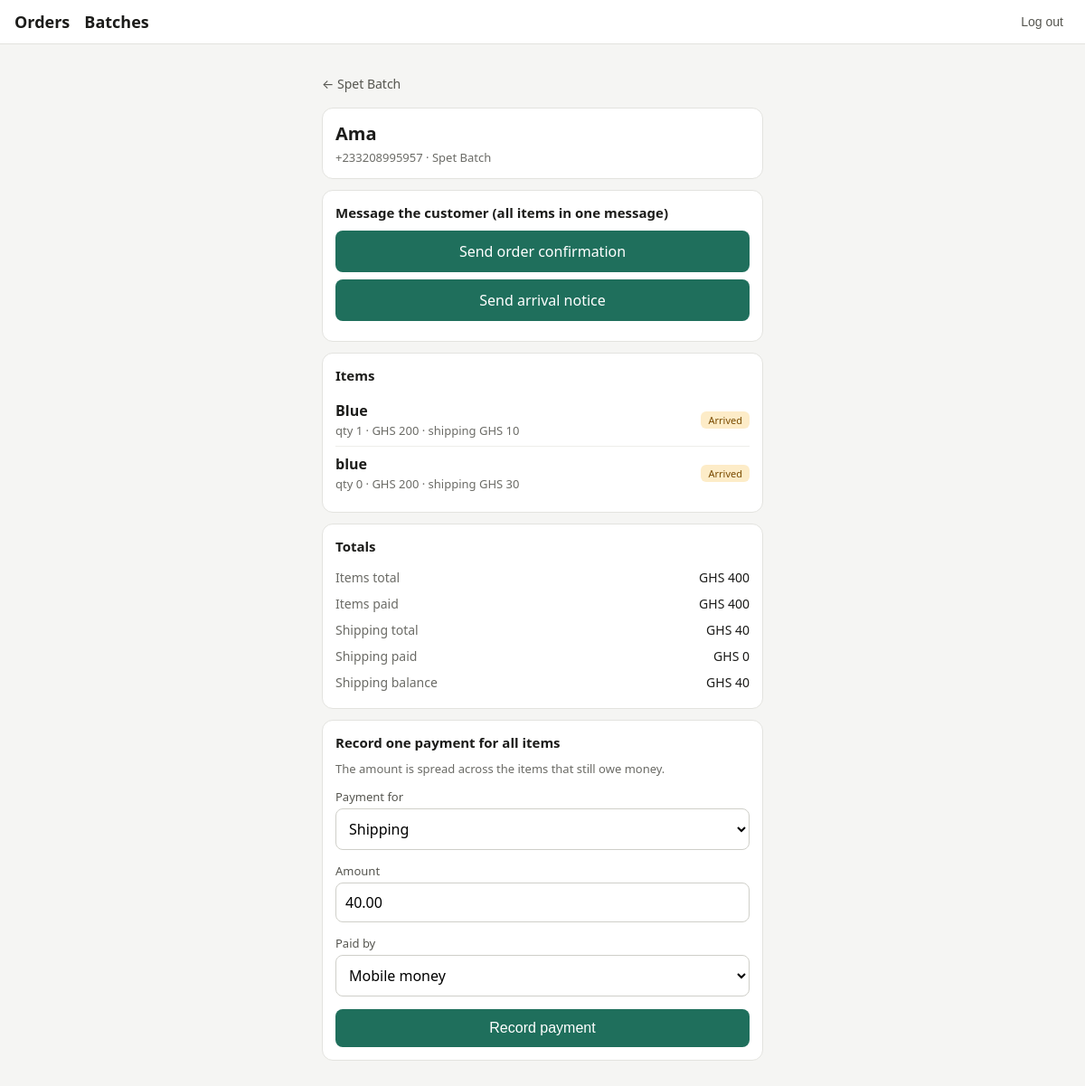
The page /batches/2/customers/1/ (signed in) on the database its author committed.
### orders/models.py (models this page shows, shortened)
class Batch(models.Model):
    class Source(models.TextChoices):
        CHINA = "china", "China"
        NIGERIA = "nigeria", "Nigeria"
    class Status(models.TextChoices):
        ORDERING = "ordering", "Ordering"
        SHIPPED = "shipped", "Shipped"
        ARRIVED = "arrived", "Arrived in Ghana"
        CLOSED = "closed", "Closed"
    source = models.CharField(max_length=10, choices=Source.choices)
    label = models.CharField(max_length=80)
    status = models.CharField(
        max_length=10, choices=Status.choices, default=Status.ORDERING
    )
    shipped_on = models.DateField(null=True, blank=True)
    arrived_on = models.DateField(null=True, blank=True)
    freight_total = models.DecimalField(
        max_digits=12,
        decimal_places=2,
        null=True,
        blank=True,
        help_text="What the shipping agent charged for this batch, in cedis.",
    )
    freight_currency = models.CharField(
        max_length=3, choices=Currency.choices, default=Currency.GHS
    )
    freight_margin_percent = models.DecimalField(
        max_digits=5,
        decimal_places=2,
        default=0,
        blank=True,
        help_text="Optional extra added on top of the agent's bill when splitting it.",
    )
    exchange_rate = models.DecimalField(
        max_digits=12,
        decimal_places=6,
        null=True,
        blank=True,
        help_text="Units of the cost currency per 1 cedi (China batches: yuan per 1 cedi, Nigeria batches: naira per 1 cedi). Used for every order in the batch.",
    )
    class Meta:
        ordering = ["-id"]
        verbose_name_plural = "batches"

class Customer(models.Model):
    name = models.CharField(max_length=120, blank=True)
    phone = models.CharField(max_length=20, unique=True)
    notes = models.TextField(blank=True)
    created_at = models.DateTimeField(auto_now_add=True)
    class Meta:
        ordering = ["name", "phone"]

class Order(models.Model):
    class SourceType(models.TextChoices):
        CHINA_PREORDER = "china_preorder", "China preorder"
        NIGERIA_PREORDER = "nigeria_preorder", "Nigeria preorder"
        NIGERIA_STOCK = "nigeria_stock", "Nigeria stock"
    class Stage(models.TextChoices):
        REQUESTED = "requested", "Requested"
        QUOTED = "quoted", "Quoted"
        PAID = "paid", "Paid"
        PURCHASED = "purchased", "Purchased"
        IN_TRANSIT = "in_transit", "In transit"
        ARRIVED = "arrived", "Arrived"
        SHIPPING_PAID = "shipping_paid", "Shipping paid"
        DELIVERED = "delivered", "Delivered"
    customer = models.ForeignKey(
        Customer, on_delete=models.PROTECT, related_name="orders"
    )
    address = models.ForeignKey(
        Address, on_delete=models.SET_NULL, null=True, blank=True, related_name="orders"
    )
    batch = models.ForeignKey(
        Batch, on_delete=models.SET_NULL, null=True, blank=True, related_name="orders"
    )
    source_type = models.CharField(max_length=20, choices=SourceType.choices)
    item_notes = models.TextField(blank=True, help_text="Colour, variant, etc.")
    quantity = models.PositiveIntegerField(default=1)
    quoted_price = models.DecimalField(
        max_digits=12, decimal_places=2, null=True, blank=True
    )
    currency = models.CharField(
        max_length=3, choices=Currency.choices, default=Currency.GHS
    )
    cost = models.DecimalField(max_digits=12, decimal_places=2, null=True, blank=True)
    cost_currency = models.CharField(
        max_length=3, choices=Currency.choices, default=Currency.GHS
    )
    exchange_rate = models.DecimalField(
        max_digits=12,
        decimal_places=6,
        null=True,
        blank=True,
        help_text="Optional override: units of the cost currency per 1 cedi. Leave empty to use the batch's exchange rate.",
    )
    size_band = models.ForeignKey(
        SizeBand, on_delete=models.SET_NULL, null=True, blank=True
    )
    shipping_fee = models.DecimalField(
        max_digits=12, decimal_places=2, null=True, blank=True
    )
    stage = models.CharField(
        max_length=15, choices=Stage.choices, default=Stage.REQUESTED
    )
    is_cancelled = models.BooleanField(default=False)
    created_at = models.DateTimeField(auto_now_add=True)
    delivered_on = models.DateField(null=True, blank=True)
    objects = OrderQuerySet.as_manager()
    class Meta:
        ordering = ["-created_at"]
        indexes = [models.Index(fields=["stage"])]
    def paid_total(self, kind):
        total = self.payments.filter(kind=kind, currency=self.currency).aggregate(
            t=Sum("amount")
        )["t"]
        return total or Decimal("0")

### orders/views.py (the view, shortened to what this page needs)
@login_required
def batch_customer(request, pk, customer_pk):
    batch = get_object_or_404(Batch, pk=pk)
    orders = list(
        batch.orders.active()
        .filter(customer_id=customer_pk)
        .select_related("customer", "address", "batch")
        .prefetch_related("payments")
        .order_by("created_at")
    )
    if not orders:
        raise Http404("No orders for this customer in this batch.")
    customer = orders[0].customer
    totals = group_totals(orders)
    initial = {}
    if totals["shipping_balance"] > 0:
        initial = {"kind": Payment.Kind.SHIPPING, "amount": totals["shipping_balance"]}
    elif totals["item_balance"] > 0:
        initial = {"kind": Payment.Kind.ITEM, "amount": totals["item_balance"]}
    form = PaymentForm(initial=initial)
    priced = [
        o for o in orders if o.quoted_price and o.stage != Order.Stage.DELIVERED
    ]
    arrived = [
        o
        for o in orders
        if o.shipping_fee is not None
        and o.stage in (Order.Stage.ARRIVED, Order.Stage.SHIPPING_PAID)
    ]
    context = {
        "batch": batch,
        "customer": customer,
        "orders": orders,
        "totals": totals,
        "form": form,
        "can_pay": totals["item_balance"] > 0 or totals["shipping_balance"] > 0,
        "confirmation_link": (
            group_confirmation_link(batch, customer, orders) if priced else None
        ),
        "arrival_link": group_arrival_link(batch, customer, orders) if arrived else None,
    }
    return render(request, "orders/batch_customer.html", context)

### orders/forms.py (shortened to what this page needs)
class PaymentForm(forms.ModelForm):
    class Meta:
        model = Payment
        fields = ["kind", "amount", "method"]
        labels = {"kind": "Payment for", "amount": "Amount", "method": "Paid by"}

### orders/grouping.py (called while the page is built)
def group_totals(orders):
    item_total = sum((o.quoted_price for o in orders if o.quoted_price), ZERO)
    item_paid = sum(
        (o.paid_total(Payment.Kind.ITEM) for o in orders if o.quoted_price), ZERO
    )
    shipping_total = sum(
        (o.shipping_fee for o in orders if o.shipping_fee is not None), ZERO
    )
    shipping_paid = sum(
        (o.paid_total(Payment.Kind.SHIPPING) for o in orders if o.shipping_fee is not None),
        ZERO,
    )
    return {
        "item_total": item_total,
        "item_paid": item_paid,
        "item_balance": max(item_total - item_paid, ZERO),
        "shipping_total": shipping_total,
        "shipping_paid": shipping_paid,
        "shipping_balance": max(shipping_total - shipping_paid, ZERO),
    }

### orders/models.py (called while the page is built)
    def active(self):
        return self.filter(is_cancelled=False)

### orders/whatsapp.py (called while the page is built)
def money(amount):
    return f"{Decimal(amount):,.2f}"

def _customer_first_name(customer):
    name = customer.name.strip()
    return name.split()[0] if name else "there"

def _item_line(order):
    notes = " ".join(order.item_notes.split()) or "your item"
    return f"{notes} (qty {order.quantity})"

def _signoff():
    return f"\n{BUSINESS_NAME}" if BUSINESS_NAME else ""

def _link_to(phone, text):
    return f"https://wa.me/{phone.lstrip('+')}?text={quote(text, safe='')}"

def _distinct_addresses(orders):
    return {o.address.details for o in orders if o.address}

def group_confirmation_link(batch, customer, orders):
    return _link_to(customer.phone, group_confirmation_message(batch, customer, orders))

def group_arrival_link(batch, customer, orders):
    return _link_to(customer.phone, group_arrival_message(batch, customer, orders))

### orders/templates/orders/batch_customer.html (shortened to what this page needs)
{% extends "orders/base.html" %}
{% block content %}
<p><a class="back" href="{% url 'batch_detail' batch.pk %}">&larr; {{ batch.label }}</a></p>
<div class="card">
  <h1>{{ customer.name|default:customer.phone }}</h1>
  <div class="muted">{{ customer.phone }} · {{ batch.label }}</div>
</div>
{% if confirmation_link or arrival_link %}
  <div class="card">
    <h2>Message the customer (all items in one message)</h2>
    {% if confirmation_link %}<a class="primary wa" href="{{ confirmation_link }}" target="_blank" rel="noopener">Send order confirmation</a>{% endif %}
    {% if arrival_link %}<a class="primary wa" href="{{ arrival_link }}" target="_blank" rel="noopener">Send arrival notice</a>{% endif %}
  </div>
{% endif %}
<div class="card">
  <h2>Items</h2>
  {% for order in orders %}
    <a class="item" href="{% url 'order_detail' order.pk %}">
      <div>
        <strong>{{ order.item_notes|truncatechars:40|default:"No notes" }}</strong>
        <div class="muted">qty {{ order.quantity }}{% if order.quoted_price %} · GHS {{ order.quoted_price|floatformat:"-2" }}{% endif %}{% if order.shipping_fee is not None %} · shipping GHS {{ order.shipping_fee|floatformat:"-2" }}{% endif %}</div>
      </div>
      <span class="badge s-{{ order.stage }}">{{ order.get_stage_display }}</span>
    </a>
  {% endfor %}
</div>
<div class="card">
  <h2>Totals</h2>
  <div class="kv"><span>Items total</span><span>GHS {{ totals.item_total|floatformat:"-2" }}</span></div>
  <div class="kv"><span>Items paid</span><span>GHS {{ totals.item_paid|floatformat:"-2" }}</span></div>
  {% if totals.shipping_total %}
    <div class="kv"><span>Shipping total</span><span>GHS {{ totals.shipping_total|floatformat:"-2" }}</span></div>
    <div class="kv"><span>Shipping paid</span><span>GHS {{ totals.shipping_paid|floatformat:"-2" }}</span></div>
    {% if totals.shipping_balance %}<div class="kv"><span>Shipping balance</span><span>GHS {{ totals.shipping_balance|floatformat:"-2" }}</span></div>{% endif %}
  {% endif %}
</div>
{% if can_pay %}
  <div class="card">
    <h2>Record one payment for all items</h2>
    <p class="muted">The amount is spread across the items that still owe money.</p>
    <form method="post">
      {% include "orders/_fields.html" with form=form %}
      <button type="submit">Record payment</button>
    </form>
  </div>
{% endif %}
{% endblock %}

### orders/templates/orders/base.html (style rules this page uses)
* { box-sizing: border-box; }
body { margin: 0; font-family: system-ui, -apple-system, "Segoe UI", Roboto, sans-serif; background: #f5f5f3; color: #1c1c1a; }
h1 { font-size: 20px; margin: 4px 0 16px; }
.muted { color: #6b6b66; font-size: 13px; margin-top: 2px; }
input, select, textarea { width: 100%; padding: 10px; font-size: 16px; border: 1px solid #cfcfc9; border-radius: 8px; background: #fff; font-family: inherit; }
button, .primary { display: block; width: 100%; padding: 12px; font-size: 16px; border: 0; border-radius: 8px; background: #1f6f5c; color: #fff; text-align: center; text-decoration: none; cursor: pointer; }
.badge { font-size: 11px; padding: 2px 8px; border-radius: 6px; background: #e8e8e4; color: #55554f; white-space: nowrap; }
.s-arrived { background: #fdecc8; color: #7a4b00; }

### orders/templates/orders/batch_customer.html (style rules this page uses)
.back { color: #55554f; text-decoration: none; font-size: 14px; }
.card { background: #fff; border: 1px solid #e3e3df; border-radius: 12px; padding: 14px; margin: 12px 0; }
.card h2 { font-size: 15px; margin: 0 0 10px; }
.card h1 { margin: 0 0 4px; }
.kv { display: flex; justify-content: space-between; padding: 5px 0; font-size: 14px; }
.kv span:first-child { color: #6b6b66; }
.item { display: flex; gap: 10px; align-items: center; justify-content: space-between; padding: 8px 0; border-bottom: 1px solid #eeeeea; color: inherit; text-decoration: none; }
.item:last-child { border-bottom: 0; }
.wa { margin-bottom: 8px; }

### rows shown on the page
Batch: label "Spet Batch"
Customer: name "Ama", phone "+233208995957"
Order: item_notes "Blue", quantity "1", quoted_price "200", shipping_fee "10", stage "Arrived"
Order: item_notes "blue", quantity "0", quoted_price "200", shipping_fee "30", stage "Arrived"

### other values the page prints
{{ totals.item_total|floatformat:"-2" }} "400"
{{ totals.item_paid|floatformat:"-2" }} "400"
{{ totals.shipping_total|floatformat:"-2" }} "40"
{{ totals.shipping_paid|floatformat:"-2" }} "0"
{{ totals.shipping_balance|floatformat:"-2" }} "40"
{{ field.label }} "Payment for" "Amount" "Paid by"
